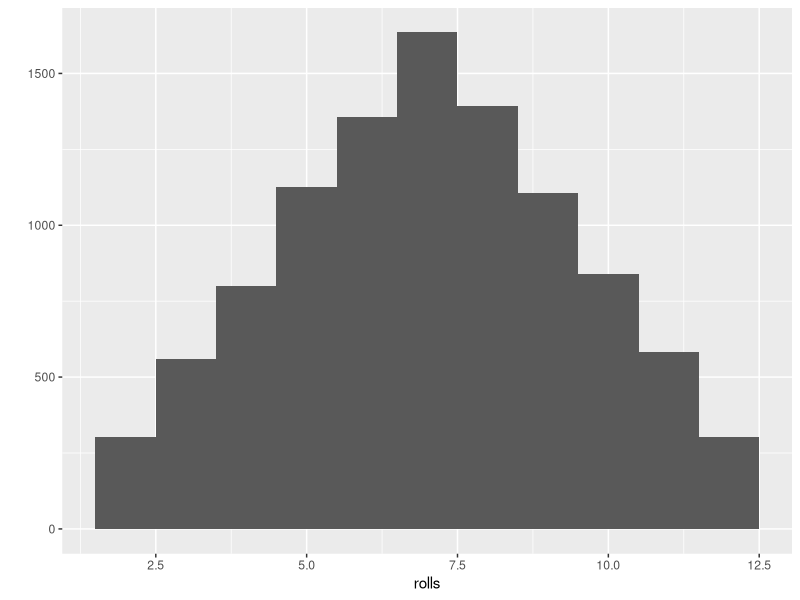

This chart was generated by the following R code:
library(ggplot2)


replicate(3, 1 + 1)

roll <- function(bones = 1:6) {
    dice <- sample(bones, size = 2, replace = TRUE)
    # cat(' dice=', dice)
    sum(dice)
}


rolls <- replicate(10000, roll())
qplot(rolls, binwidth = 1)
